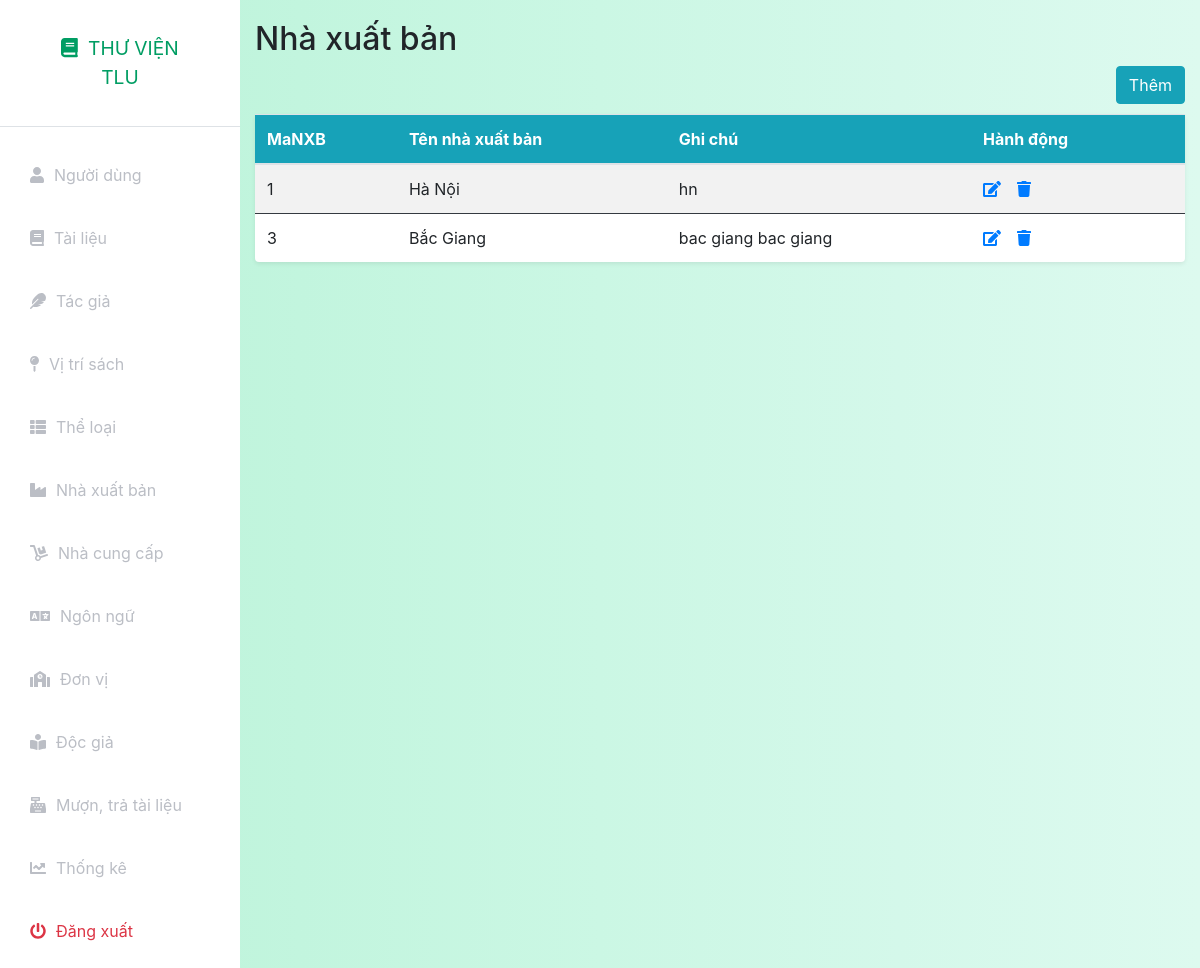
The app's page /index.php?controller=publish&action=index (signed in), older data.
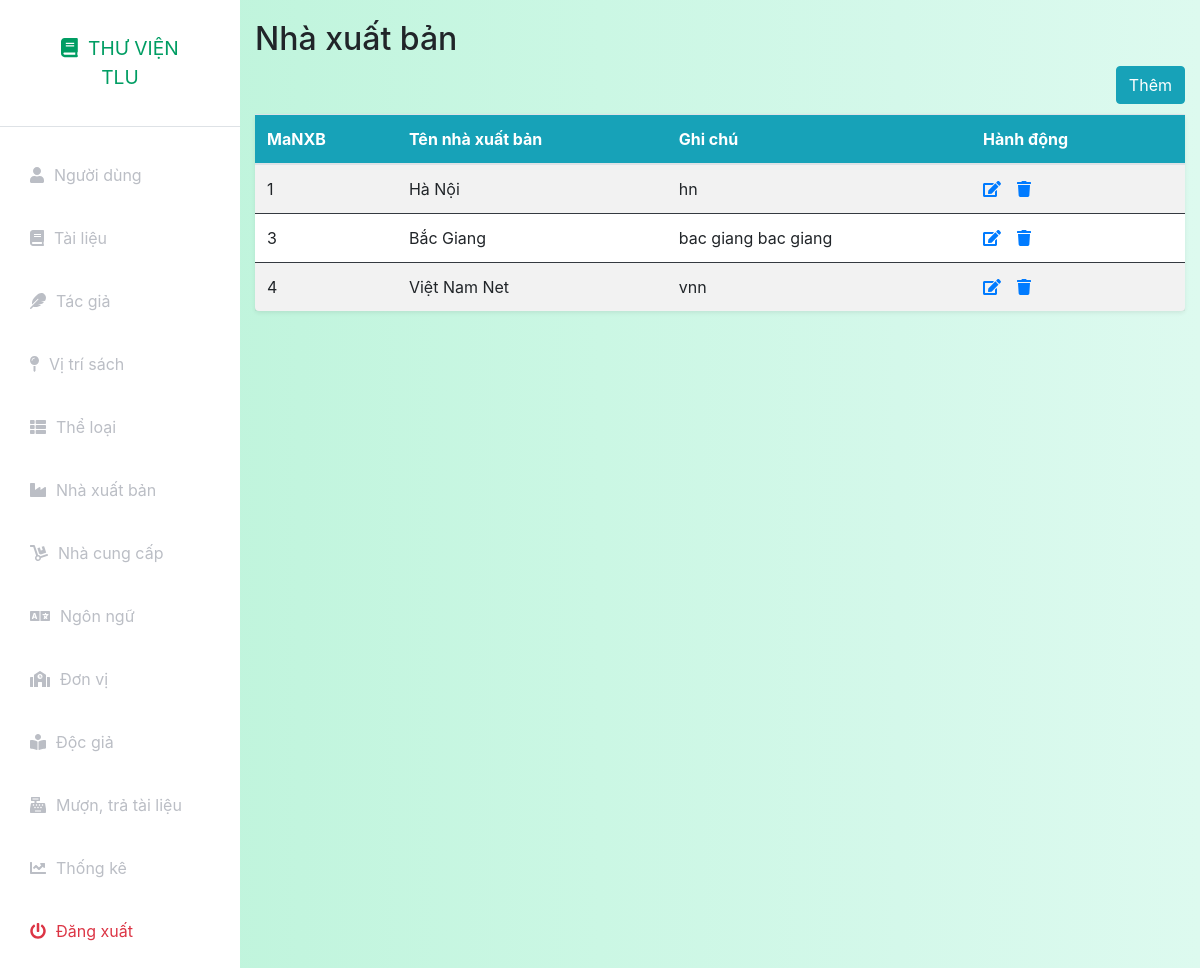
The same page, newer data.
### tables this page shows
CREATE TABLE `nhaxuatban` (
  `MaNXB` int(11) NOT NULL,
  `TenNXB` text NOT NULL,
  `GhiChu` text NOT NULL,
  `status` int(11) NOT NULL DEFAULT 1
);

### config.php (called while the page is built, shortened)
<?php
function getalldata($query)
{
    global $connect;
    $result=mysqli_query($connect,$query);
    if(mysqli_num_rows($result)>0)
        return mysqli_fetch_all($result,MYSQLI_ASSOC);
    else
        return false;
}
?>

### models/Publish.php (called while the page is built, shortened)
<?php
include_once('./config.php');
class Publish
{
    public static function index()
    {
        $query = "select * from nhaxuatban";
        $data = getalldata($query);
        return $data;
    }
}

### views/publish/index.php (the view)
<div class="container-fluid" style="padding-top:20px">
    <h2>Nhà xuất bản</h2>
    <table class="table table-striped bg-white rounded shadow-sm  table-hover">
        <div class="d-grid gap-2 d-md-flex justify-content-md-end">
            <a name="" id="" class="btn btn-info" href="index.php?controller=publish&action=add" role="button" style="margin-bottom:10px">Thêm</a>
        </div>
        <thead class="bg-info text-white">
            <tr class="border-dark">
                <th>MaNXB</th>
                <th>Tên nhà xuất bản</th>
                <th>Ghi chú</th>
                <th style="width: 23%;">Hành động</th>
            </tr>
        </thead>
        <tbody>
            <?php
            if (isset($data) && is_array($data)) {
                foreach ($data as $document) {
                    if ($document['status'] == 1) {
                        echo "<tr>";
                        echo "<td class=\"border-dark\" scope=\"row\">" . $document['MaNXB'] . "</td>";
                        echo "<td class=\"border-dark\" scope=\"row\">" . $document['TenNXB'] . "</td>";
                        echo "<td class=\"border-dark\">" . $document['GhiChu'] . "</td>";
                        echo '<td class="border-dark">';
                        echo '<a href="index.php?controller=publish&action=edit&MaNXB=' . $document['MaNXB'] . '"><i class="fas fa-edit"></i></a>';
                        echo '<a class="ml-3" onclick="return confirm(\'Bạn có muốn xóa ?\')" href="index.php?controller=publish&action=delete&MaNXB=' . $document['MaNXB'] . '"><i class="fas fa-trash"></i></a>';
                        echo "</tr>";
                    }
                }
            }
            ?>
    </table>
</div>

Row changes from the older to the newer data that the page shows:
added nhaxuatban: MaNXB "4", TenNXB "Việt Nam Net", GhiChu "vnn"
